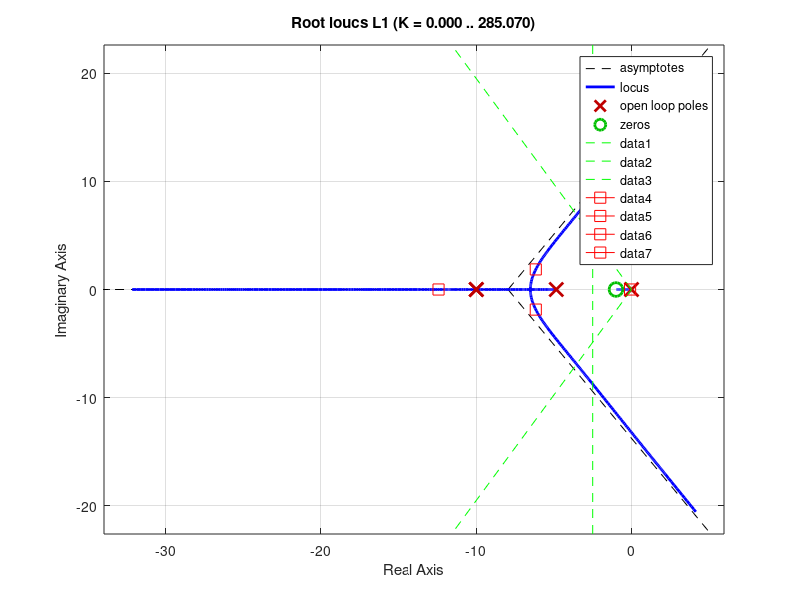
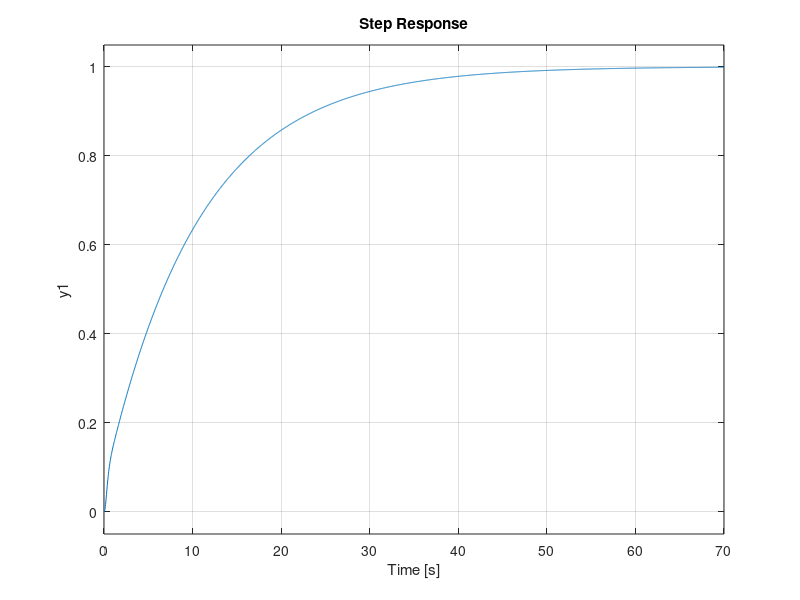
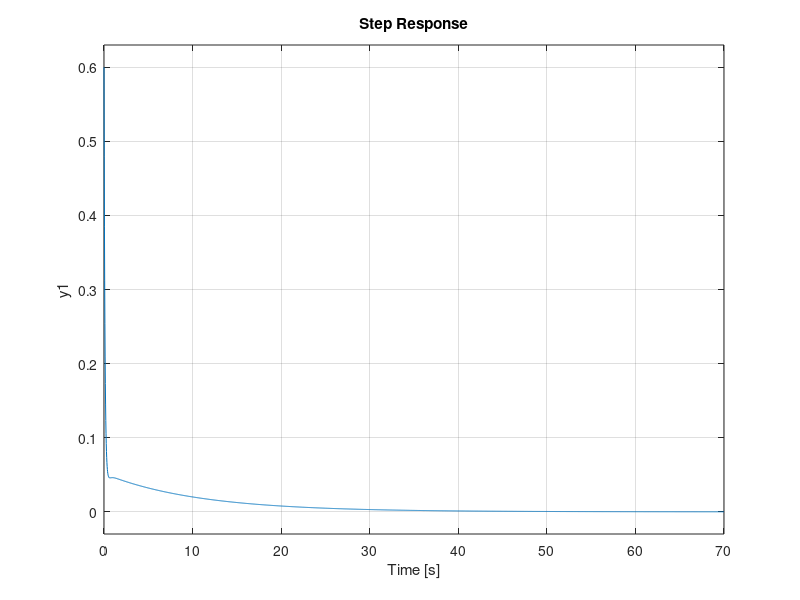

Source code (MATLAB) for these figures, in order:
% diseno del controlador para el levitador por el lugar de las raices
% definimos las matrices de estado
%graphics_toolkit('gnuplot')
tao = 0.1
K= 1
p1 = 4.85

A = [0 1 0; 0 -p1 p1; 0 0 -1/tao]
B = [0 0 K/tao]'
C = [1 0 0]

levv = ss(A,B,C,0)

G=tf(levv)

lev=tf(0.68975,[0.01524 0.2732 1 0])


GG = tf(lev)

% dise�o del controlador
k=1
z1=-1
p1=10*z1
C = zpk([z1],[p1],k);
L1=C*G;
T=feedback(L1,1);
plc=pole(T)


% plot de la region de diseno
delete(gcf)
rlocus(L1)
tee = 2
SP = .2
sigma = 5/tee
zeta = abs(log(SP))/sqrt(pi^2+(log(SP))^2)
teta = acos(zeta)
h = gca()
xscale = get(h,'xlim');
yscale = get(h,'ylim');
line([0 -yscale(2)/tan(teta)], [0 yscale(2)], 'color','g', 'linestyle','--')
line([0 yscale(1)/tan(teta)], [0 yscale(1)], 'color','g','linestyle','--')
l=line([-sigma -sigma], [yscale(1) yscale(2)], 'color','g','linestyle','--')

var=c2d(C,10^-3)

cdva=ss(var)



for i =1 : length(plc)
  line(real(plc(i)), imag(plc(i)),  'marker','square', 'color','r', 'markersize', 8)
end

figure(2)
step(T)
grid on


tam_step =0.05; % m
volt=12;

U=(C*tam_step*volt)/(1+C*G);
figure(3)
step(U)
grid on